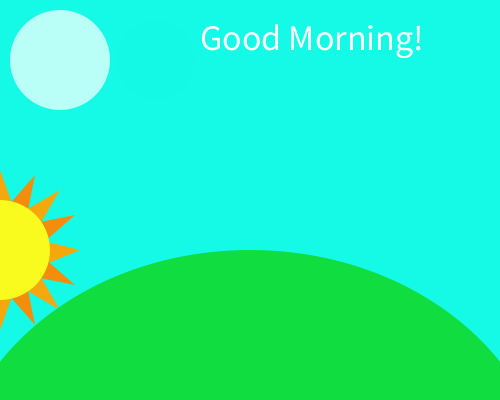
Frame 1 (no input)
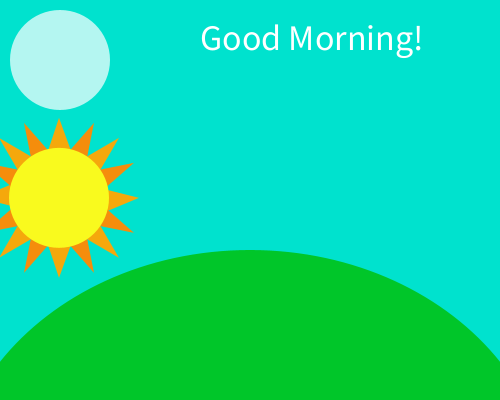
Frame 60 (the mouse pressed at the canvas centre just before this capture)
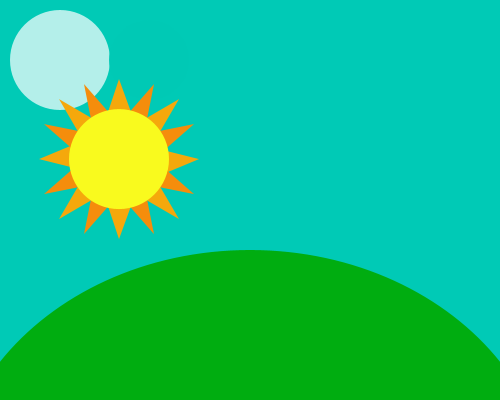
Frame 120 (the mouse held since frame 60 and released just before this capture)

The Processing sketch that drew these frames (run headless with seeded random() and noise(); from frame 60 on, the mouse is pressed at the canvas centre):

// Processing sketch: processing_70231
// ── processing_70231.pde

//Sydney C, CP1 mods: 4/5, Functions and Animation
float c = 0;
float y = 250;
int x = 0;
int y2 = 50;
float yChange = -1;
float s = 80;

void setup()
{
  size(500,400);    
  noStroke();
}

void draw()
{
  fill(20-c,250-c,230-c);
  rect(0,0,500,400);
  c = c + .4;
  if(c>220)
  {
    c=0;
  }
  fill(255,255,255,180);
  ellipse(60,60,100,100);
  fill(20-c,250-c,230-c);
  ellipse(75+s,60,80,80);
  s = s - .05;
  if(s<2.3502)
  {
    s=80;
  }
  sun();
  fill(16-c,222-c,65-c);
  arc(250,500,600,500,PI,PI+PI);
}

void sun()
{
  fill(245,168,12);
  triangle(x-25,y,x,y-25,x-60,y-60);
  triangle(x+25,y,x,y+25,x+60,y+60);
  triangle(x,y-25,x+25,y,x+60,y-60);
  triangle(x,y+25,x-25,y,x-60,y+60);
  triangle(x-20,y-20,x+20,y-25,x,y-80);
  triangle(x-20,y+20,x+20,y+25,x,y+80);
  triangle(x-80,y,x-20,y-25,x+20,y+25);
  triangle(x+80,y,x+20,y+25,x-20,y-25);
  fill(245,141,12);
  triangle(x-25,y-25,x,y-35,x-35,y-75);
  triangle(x+25,y+25,x,y+35,x+35,y+75);
  triangle(x-25,y+25,x,y+35,x-35,y+75);
  triangle(x+25,y-25,x,y-35,x+35,y-75);
  triangle(x-25,y-25,x-35,y,x-75,y-35);
  triangle(x-25,y+25,x-35,y,x-75,y+35);
  triangle(x+25,y+25,x+35,y,x+75,y+35);
  triangle(x+25,y-25,x+35,y,x+75,y-35);
  fill(249,250,30);
  ellipse(x,y,100,100);
  y = y + yChange;
  yChange = yChange + .004;
  if(x>550)
  {
    x = 0;
    y = 250;
    yChange = -1;
  }
  if(x>310)
  {
    text("Good Night!",200,50);
  }
  if(x<100)
  {
    fill(255);
    textSize(36);
    text("Good Morning!",200,50);
  }
  x = x + 1;
}
